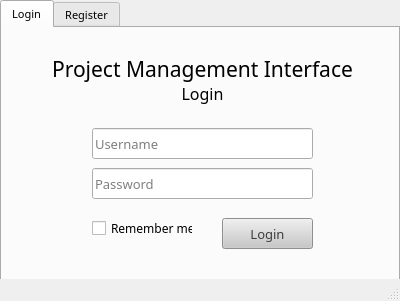
<?xml version="1.0" encoding="UTF-8"?>
<ui version="4.0">
 <class>MainWindow</class>
 <widget class="QMainWindow" name="MainWindow">
  <property name="geometry">
   <rect>
    <x>0</x>
    <y>0</y>
    <width>400</width>
    <height>301</height>
   </rect>
  </property>
  <property name="sizePolicy">
   <sizepolicy hsizetype="Fixed" vsizetype="Fixed">
    <horstretch>0</horstretch>
    <verstretch>0</verstretch>
   </sizepolicy>
  </property>
  <property name="minimumSize">
   <size>
    <width>400</width>
    <height>301</height>
   </size>
  </property>
  <property name="maximumSize">
   <size>
    <width>400</width>
    <height>301</height>
   </size>
  </property>
  <property name="font">
   <font>
    <pointsize>7</pointsize>
   </font>
  </property>
  <property name="windowTitle">
   <string>Project Management</string>
  </property>
  <property name="styleSheet">
   <string notr="true"/>
  </property>
  <widget class="QWidget" name="centralwidget">
   <property name="styleSheet">
    <string notr="true"/>
   </property>
   <widget class="QTabWidget" name="tabWidget">
    <property name="geometry">
     <rect>
      <x>0</x>
      <y>0</y>
      <width>400</width>
      <height>281</height>
     </rect>
    </property>
    <property name="font">
     <font>
      <family>CMU Sans Serif</family>
      <pointsize>8</pointsize>
     </font>
    </property>
    <property name="currentIndex">
     <number>0</number>
    </property>
    <widget class="QWidget" name="tab">
     <attribute name="title">
      <string>Login</string>
     </attribute>
     <widget class="QLineEdit" name="login_username">
      <property name="geometry">
       <rect>
        <x>90</x>
        <y>100</y>
        <width>221</width>
        <height>31</height>
       </rect>
      </property>
      <property name="font">
       <font>
        <family>CMU Sans Serif</family>
        <pointsize>10</pointsize>
        <weight>50</weight>
        <bold>false</bold>
       </font>
      </property>
      <property name="styleSheet">
       <string notr="true">padding-left: .5em;</string>
      </property>
      <property name="placeholderText">
       <string>Username</string>
      </property>
     </widget>
     <widget class="QLineEdit" name="login_password">
      <property name="geometry">
       <rect>
        <x>90</x>
        <y>140</y>
        <width>221</width>
        <height>31</height>
       </rect>
      </property>
      <property name="font">
       <font>
        <family>CMU Sans Serif</family>
        <pointsize>10</pointsize>
        <weight>50</weight>
        <bold>false</bold>
       </font>
      </property>
      <property name="styleSheet">
       <string notr="true">padding-left: .5em;</string>
      </property>
      <property name="echoMode">
       <enum>QLineEdit::Password</enum>
      </property>
      <property name="placeholderText">
       <string>Password</string>
      </property>
     </widget>
     <widget class="QPushButton" name="btn_login">
      <property name="geometry">
       <rect>
        <x>220</x>
        <y>190</y>
        <width>91</width>
        <height>31</height>
       </rect>
      </property>
      <property name="font">
       <font>
        <family>CMU Sans Serif</family>
        <pointsize>10</pointsize>
        <weight>50</weight>
        <bold>false</bold>
       </font>
      </property>
      <property name="styleSheet">
       <string notr="true">background-color: rgb(200, 200, 200);
color: #3d3d3d;</string>
      </property>
      <property name="text">
       <string>Login</string>
      </property>
      <property name="default">
       <bool>false</bool>
      </property>
      <property name="flat">
       <bool>false</bool>
      </property>
     </widget>
     <widget class="QLabel" name="label">
      <property name="geometry">
       <rect>
        <x>10</x>
        <y>20</y>
        <width>381</width>
        <height>41</height>
       </rect>
      </property>
      <property name="font">
       <font>
        <family>CMU Sans Serif</family>
        <pointsize>16</pointsize>
        <weight>50</weight>
        <bold>false</bold>
       </font>
      </property>
      <property name="text">
       <string>Project Management Interface</string>
      </property>
      <property name="textFormat">
       <enum>Qt::PlainText</enum>
      </property>
      <property name="alignment">
       <set>Qt::AlignCenter</set>
      </property>
     </widget>
     <widget class="QLabel" name="label_2">
      <property name="geometry">
       <rect>
        <x>10</x>
        <y>50</y>
        <width>381</width>
        <height>31</height>
       </rect>
      </property>
      <property name="font">
       <font>
        <family>CMU Sans Serif</family>
        <pointsize>12</pointsize>
        <weight>50</weight>
        <bold>false</bold>
       </font>
      </property>
      <property name="text">
       <string>Login</string>
      </property>
      <property name="textFormat">
       <enum>Qt::PlainText</enum>
      </property>
      <property name="alignment">
       <set>Qt::AlignCenter</set>
      </property>
     </widget>
     <widget class="QCheckBox" name="cb_remember_me">
      <property name="geometry">
       <rect>
        <x>90</x>
        <y>180</y>
        <width>101</width>
        <height>41</height>
       </rect>
      </property>
      <property name="font">
       <font>
        <family>CMU Sans Serif</family>
        <pointsize>9</pointsize>
       </font>
      </property>
      <property name="text">
       <string>Remember me</string>
      </property>
     </widget>
    </widget>
    <widget class="QWidget" name="tab_2">
     <attribute name="title">
      <string>Register</string>
     </attribute>
     <widget class="QLabel" name="label_3">
      <property name="geometry">
       <rect>
        <x>0</x>
        <y>20</y>
        <width>401</width>
        <height>41</height>
       </rect>
      </property>
      <property name="font">
       <font>
        <family>CMU Sans Serif</family>
        <pointsize>16</pointsize>
        <weight>50</weight>
        <bold>false</bold>
       </font>
      </property>
      <property name="text">
       <string>Project Management Interface</string>
      </property>
      <property name="textFormat">
       <enum>Qt::PlainText</enum>
      </property>
      <property name="alignment">
       <set>Qt::AlignCenter</set>
      </property>
     </widget>
     <widget class="QLabel" name="label_4">
      <property name="geometry">
       <rect>
        <x>10</x>
        <y>50</y>
        <width>381</width>
        <height>31</height>
       </rect>
      </property>
      <property name="font">
       <font>
        <family>CMU Sans Serif</family>
        <pointsize>12</pointsize>
        <weight>50</weight>
        <bold>false</bold>
       </font>
      </property>
      <property name="text">
       <string>Register</string>
      </property>
      <property name="textFormat">
       <enum>Qt::PlainText</enum>
      </property>
      <property name="alignment">
       <set>Qt::AlignCenter</set>
      </property>
     </widget>
     <widget class="QLineEdit" name="reg_username">
      <property name="geometry">
       <rect>
        <x>90</x>
        <y>90</y>
        <width>221</width>
        <height>31</height>
       </rect>
      </property>
      <property name="font">
       <font>
        <family>CMU Sans Serif</family>
        <pointsize>10</pointsize>
        <weight>50</weight>
        <bold>false</bold>
       </font>
      </property>
      <property name="styleSheet">
       <string notr="true">padding-left: .5em;</string>
      </property>
      <property name="placeholderText">
       <string>Username</string>
      </property>
     </widget>
     <widget class="QLineEdit" name="reg_password">
      <property name="geometry">
       <rect>
        <x>90</x>
        <y>130</y>
        <width>221</width>
        <height>31</height>
       </rect>
      </property>
      <property name="font">
       <font>
        <family>CMU Sans Serif</family>
        <pointsize>10</pointsize>
        <weight>50</weight>
        <bold>false</bold>
       </font>
      </property>
      <property name="styleSheet">
       <string notr="true">padding-left: .5em;</string>
      </property>
      <property name="text">
       <string/>
      </property>
      <property name="echoMode">
       <enum>QLineEdit::Password</enum>
      </property>
      <property name="placeholderText">
       <string>Password</string>
      </property>
     </widget>
     <widget class="QLineEdit" name="reg_verify">
      <property name="geometry">
       <rect>
        <x>90</x>
        <y>170</y>
        <width>221</width>
        <height>31</height>
       </rect>
      </property>
      <property name="font">
       <font>
        <family>CMU Sans Serif</family>
        <pointsize>10</pointsize>
        <weight>50</weight>
        <bold>false</bold>
       </font>
      </property>
      <property name="styleSheet">
       <string notr="true">padding-left: .5em;</string>
      </property>
      <property name="text">
       <string/>
      </property>
      <property name="echoMode">
       <enum>QLineEdit::Password</enum>
      </property>
      <property name="placeholderText">
       <string>Verify password</string>
      </property>
     </widget>
     <widget class="QPushButton" name="btn_register">
      <property name="geometry">
       <rect>
        <x>220</x>
        <y>220</y>
        <width>91</width>
        <height>31</height>
       </rect>
      </property>
      <property name="font">
       <font>
        <family>CMU Sans Serif</family>
        <pointsize>10</pointsize>
        <weight>50</weight>
        <bold>false</bold>
       </font>
      </property>
      <property name="styleSheet">
       <string notr="true">background-color: rgb(200, 200, 200);
color: #3d3d3d;</string>
      </property>
      <property name="text">
       <string>Register</string>
      </property>
     </widget>
    </widget>
   </widget>
  </widget>
  <widget class="QStatusBar" name="status_bar">
   <property name="font">
    <font>
     <family>CMU Sans Serif</family>
     <pointsize>8</pointsize>
     <weight>50</weight>
     <bold>false</bold>
    </font>
   </property>
  </widget>
 </widget>
 <resources>
  <include location="resources.qrc"/>
 </resources>
 <connections/>
</ui>
